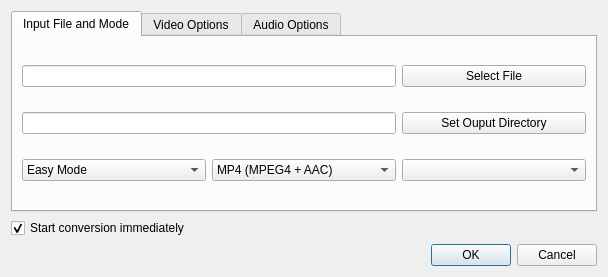
<?xml version="1.0" encoding="UTF-8"?>
<ui version="4.0">
 <class>AddFile</class>
 <widget class="QDialog" name="AddFile">
  <property name="windowModality">
   <enum>Qt::ApplicationModal</enum>
  </property>
  <property name="geometry">
   <rect>
    <x>0</x>
    <y>0</y>
    <width>608</width>
    <height>277</height>
   </rect>
  </property>
  <property name="windowTitle">
   <string>Add Conversion</string>
  </property>
  <layout class="QGridLayout" name="gridLayout">
   <item row="2" column="1">
    <widget class="QDialogButtonBox" name="buttonBox">
     <property name="orientation">
      <enum>Qt::Horizontal</enum>
     </property>
     <property name="standardButtons">
      <set>QDialogButtonBox::Cancel|QDialogButtonBox::Ok</set>
     </property>
     <property name="centerButtons">
      <bool>false</bool>
     </property>
    </widget>
   </item>
   <item row="0" column="1">
    <widget class="QTabWidget" name="tabWidget">
     <property name="currentIndex">
      <number>0</number>
     </property>
     <widget class="QWidget" name="tab">
      <attribute name="title">
       <string>Input File and Mode</string>
      </attribute>
      <layout class="QGridLayout" name="gridLayout_2">
       <item row="4" column="0">
        <widget class="QComboBox" name="cboxMode">
         <item>
          <property name="text">
           <string>Easy Mode</string>
          </property>
         </item>
         <item>
          <property name="text">
           <string>Custom Mode</string>
          </property>
         </item>
        </widget>
       </item>
       <item row="4" column="1">
        <widget class="QComboBox" name="cboxEasyProfile">
         <item>
          <property name="text">
           <string>MP4 (MPEG4 + AAC)</string>
          </property>
         </item>
         <item>
          <property name="text">
           <string>MP4 (H.264 + AAC)</string>
          </property>
         </item>
        </widget>
       </item>
       <item row="2" column="0" colspan="2">
        <widget class="QLineEdit" name="txtOutputDir">
         <property name="readOnly">
          <bool>true</bool>
         </property>
        </widget>
       </item>
       <item row="0" column="0" colspan="2">
        <widget class="QLineEdit" name="txtInputFile">
         <property name="enabled">
          <bool>true</bool>
         </property>
         <property name="readOnly">
          <bool>true</bool>
         </property>
        </widget>
       </item>
       <item row="2" column="3">
        <widget class="QPushButton" name="btnSetOutputDirectory">
         <property name="text">
          <string>Set Ouput Directory</string>
         </property>
        </widget>
       </item>
       <item row="0" column="3">
        <widget class="QPushButton" name="btnSelectFile">
         <property name="text">
          <string>Select File</string>
         </property>
        </widget>
       </item>
       <item row="4" column="3">
        <widget class="QComboBox" name="cboxContainer"/>
       </item>
      </layout>
     </widget>
     <widget class="QWidget" name="tab_2">
      <attribute name="title">
       <string>Video Options</string>
      </attribute>
      <layout class="QGridLayout" name="gridLayout_3">
       <item row="0" column="0">
        <widget class="QLabel" name="label">
         <property name="text">
          <string>&lt;html&gt;&lt;head/&gt;&lt;body&gt;&lt;p align=&quot;center&quot;&gt;Video Codec&lt;/p&gt;&lt;/body&gt;&lt;/html&gt;</string>
         </property>
        </widget>
       </item>
       <item row="1" column="0">
        <widget class="QComboBox" name="cboxVideoCodec"/>
       </item>
      </layout>
     </widget>
     <widget class="QWidget" name="tab_3">
      <attribute name="title">
       <string>Audio Options</string>
      </attribute>
      <layout class="QGridLayout" name="gridLayout_4">
       <item row="1" column="0">
        <widget class="QComboBox" name="cboxAudioCodec"/>
       </item>
       <item row="0" column="0">
        <widget class="QLabel" name="label_2">
         <property name="text">
          <string>&lt;html&gt;&lt;head/&gt;&lt;body&gt;&lt;p align=&quot;center&quot;&gt;Audio Codec&lt;/p&gt;&lt;/body&gt;&lt;/html&gt;</string>
         </property>
        </widget>
       </item>
      </layout>
     </widget>
    </widget>
   </item>
   <item row="1" column="1">
    <widget class="QCheckBox" name="checkBox">
     <property name="text">
      <string>Start conversion immediately</string>
     </property>
     <property name="checked">
      <bool>true</bool>
     </property>
    </widget>
   </item>
  </layout>
 </widget>
 <resources/>
 <connections>
  <connection>
   <sender>buttonBox</sender>
   <signal>accepted()</signal>
   <receiver>AddFile</receiver>
   <slot>accept()</slot>
   <hints>
    <hint type="sourcelabel">
     <x>248</x>
     <y>254</y>
    </hint>
    <hint type="destinationlabel">
     <x>157</x>
     <y>274</y>
    </hint>
   </hints>
  </connection>
  <connection>
   <sender>buttonBox</sender>
   <signal>rejected()</signal>
   <receiver>AddFile</receiver>
   <slot>reject()</slot>
   <hints>
    <hint type="sourcelabel">
     <x>316</x>
     <y>260</y>
    </hint>
    <hint type="destinationlabel">
     <x>286</x>
     <y>274</y>
    </hint>
   </hints>
  </connection>
 </connections>
</ui>
